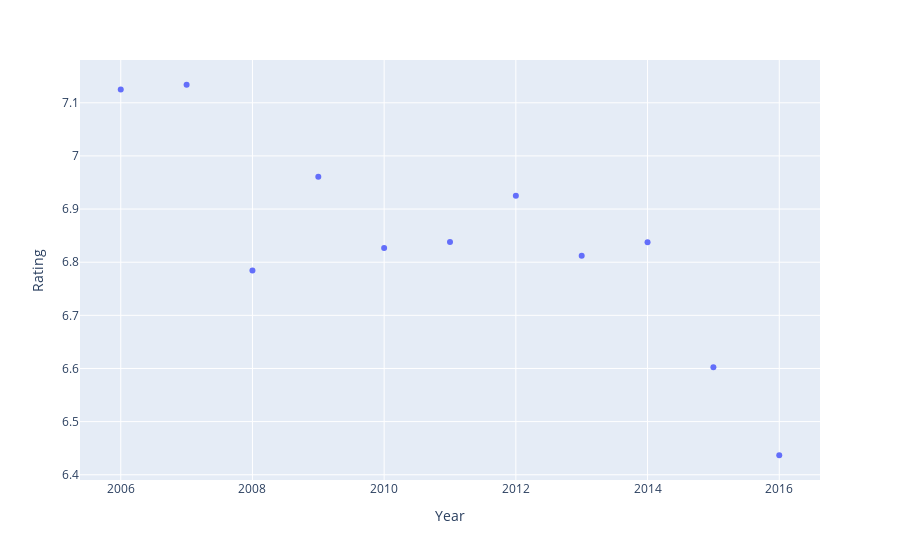

Source (notebook cell):
### Markdown cell above
# Data Visualization

### Code cell
import plotly.express as px
years=df_merge.groupby("Year")["Rating"].mean().reset_index()
px.scatter(years,x="Year", y="Rating").show()

### Figure 1 — Plotly figure (JSON) as saved in the notebook; plotly's stock layout.template omitted (floating-point values rounded to 4 significant figures)
{"data": [{"hovertemplate": "Year=%{x}<br>Rating=%{y}<extra></extra>", "legendgroup": "", "marker": {"color": "#636efa", "symbol": "circle"}, "mode": "markers", "name": "", "orientation": "v", "showlegend": false, "type": "scatter", "x": [2006, 2007, 2008, 2009, 2010, 2011, 2012, 2013, 2014, 2015, 2016], "xaxis": "x", "y": [7.125, 7.134, 6.785, 6.961, 6.827, 6.838, 6.925, 6.812, 6.838, 6.602, 6.437], "yaxis": "y"}], "layout": {"legend": {"tracegroupgap": 0}, "margin": {"t": 60}, "xaxis": {"anchor": "y", "domain": [0, 1], "title": {"text": "Year"}}, "yaxis": {"anchor": "x", "domain": [0, 1], "title": {"text": "Rating"}}}}
